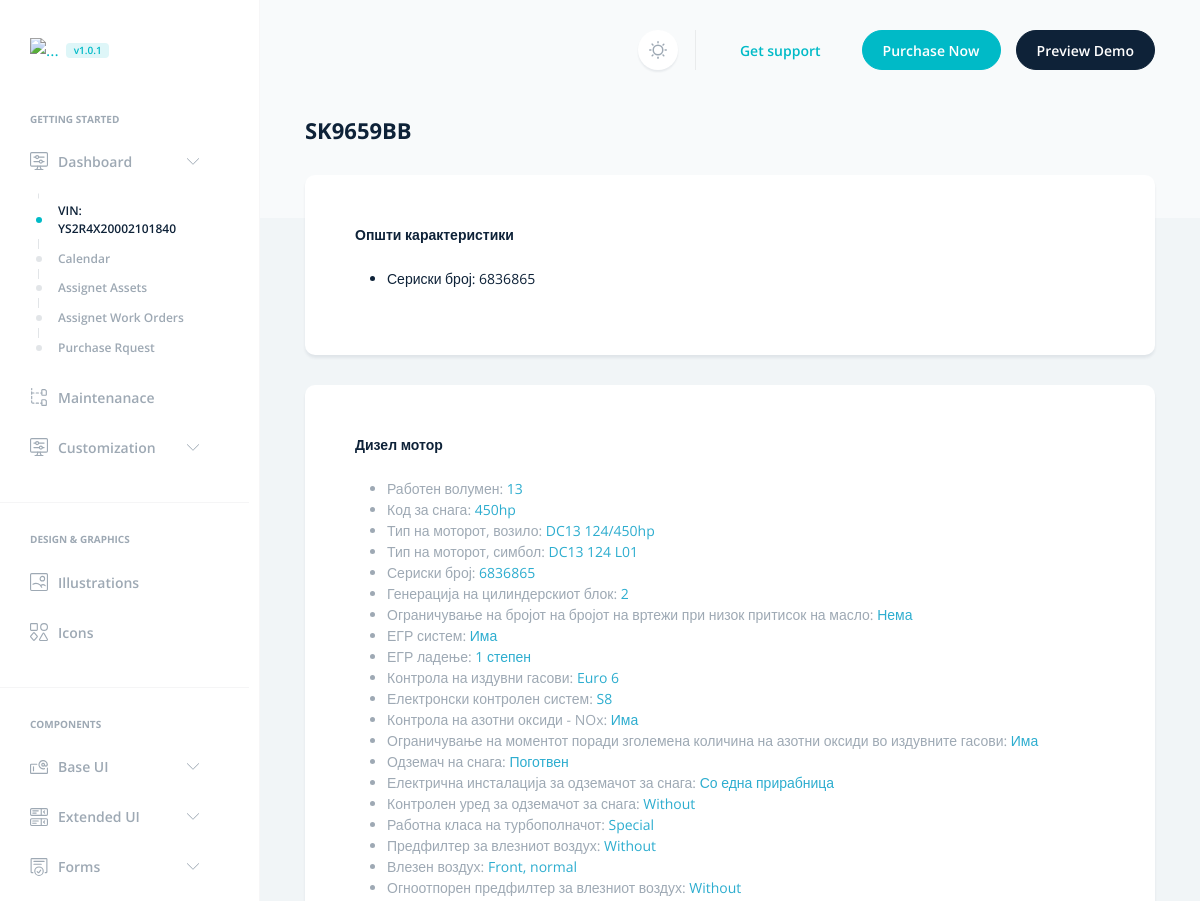
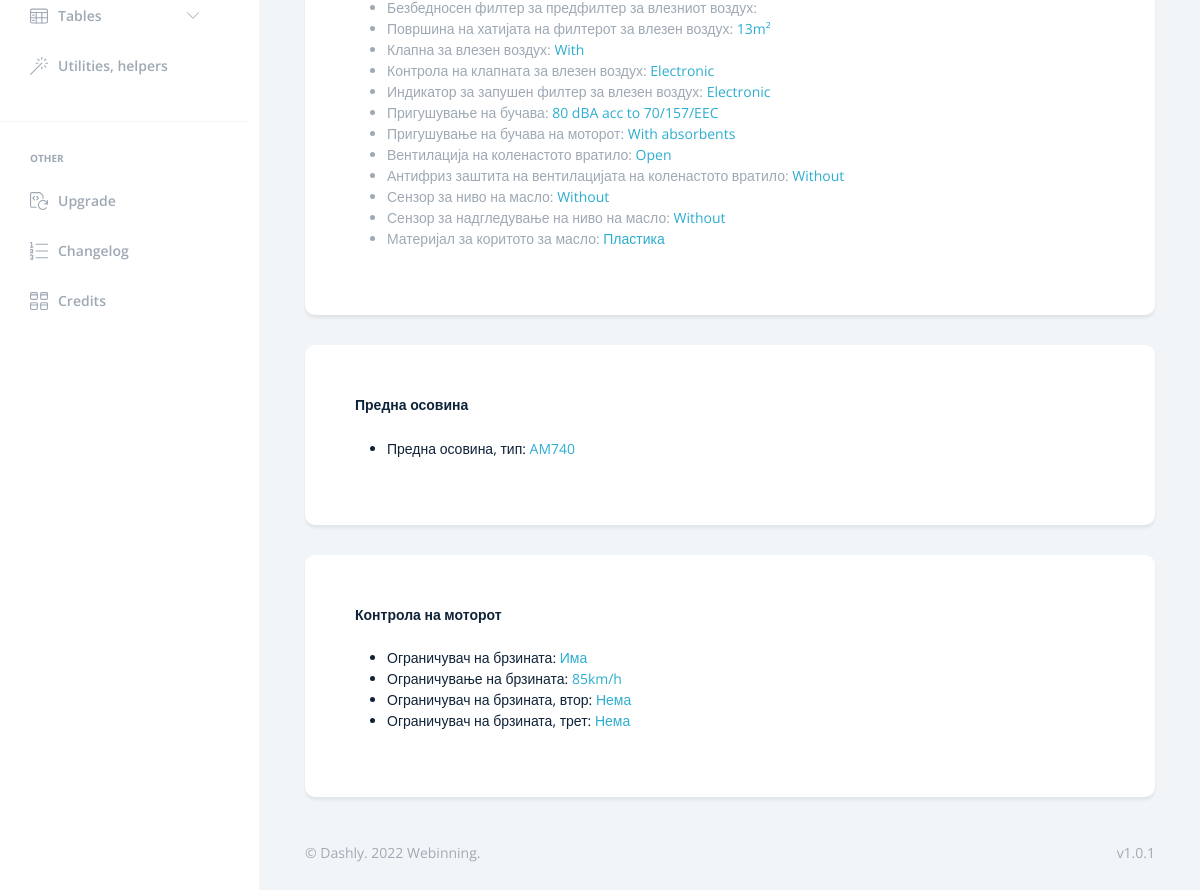
The page /maint/3/ on the database its author committed (2 pictures, top to bottom).
### maint/models.py (models this page shows, shortened)
class Vehicle(models.Model):
    vin = models.CharField ("Vehicle identification number (VIN)", max_length=17, unique=True)
    assembly_date = models.DateField(auto_now=False, auto_now_add=False)
    entry_into_service = models.DateField(auto_now=False, auto_now_add=False)

class LicencePlate(models.Model):
    code = models.ForeignKey(Vehicle, on_delete=models.CASCADE)
    code_text = models.CharField(max_length=8, unique=True)
    is_valid = models.BooleanField()
    validity = models.DateField(auto_now=False, auto_now_add=False)

class EngineInfo(models.Model):
    vehicle = models.ForeignKey(Vehicle, on_delete=models.CASCADE)
    engine_stroke_volume = models.CharField(max_length=2, default="13")
    power_code = models.CharField(max_length=5, default="410hp")
    engine_type_vehicle = models.CharField(max_length=14, default="DC13 115/410hp")
    engine_type_symbol = models.CharField(max_length=12, default="DC13 115 L01")
    engine_serial_no = models.CharField(max_length=7)
    cylinder_block_generation = models.CharField(max_length=1, default="2")
    engine_speed_limit_with_low_oil_presure = models.CharField(max_length=14, default='Without')
    egr_system = models.CharField(max_length=14, default='Without')
    egr_cooling = models.CharField(max_length=14, default='Not valid')
    emmission_level = models.CharField(max_length=14, default='Euro 6')
    engine_management_system = models.CharField(max_length=2, default='S8')
    nox_control = models.CharField(max_length=14, default='With')
    torque_reduction_nox_control = models.CharField(max_length=14, default='With')
    power_take_of_ED = models.CharField(max_length=24, default='Prepared')
    power_take_of_ED_electical_preparation = models.CharField(max_length=24, default='Without')
    power_take_of_ED_control = models.CharField(max_length=14, default='Without')
    turbocharger_duty_class = models.CharField(max_length=14, default='Специјална')
    precleaner_air_intake = models.CharField(max_length=14, default='Without')
    air_intake = models.CharField(max_length=18, default='Front, normal')
    air_cleaner_engine_fire_resistant = models.CharField(max_length=14, default='Without')
    air_cleaner_safety_filter = models.CharField(max_length=14, default='Without')
    air_cleaner_engine_paper_area = models.CharField(max_length=14, default='13m²')
    air_intake_throttle_engine = models.CharField(max_length=14, default='With')
    air_intake_throttle_control = models.CharField(max_length=14, default='Electronic')
    air_filter_clogged_indicator = models.CharField(max_length=14, default='Electronic')
    noise_dampering = models.CharField(max_length=64, default='80 dBA acc to 70/157/EEC')
    noise_encapsulation_engine = models.CharField(max_length=18, default='With absorbents')
    crankcase_ventilation_type = models.CharField(max_length=14, default='Open')
    crankcase_ventilation_antitreeze = models.CharField(max_length=14, default='Without')
    oil_level_sensor_engine = models.CharField(max_length=14, default='Without')
    oil_level_sensor_monitoring = models.CharField(max_length=14, default='Without')
    oil_sump_material = models.CharField(max_length=14, default='Пластика')

class FrontAxle(models.Model):
    vehicle = models.ForeignKey(Vehicle, on_delete=models.CASCADE)
    front_axle_type = models.CharField(max_length=12, default="AM740")

class EngineControl(models.Model):
    vehicle = models.ForeignKey(Vehicle, on_delete=models.CASCADE)
    speed_limiter = models.CharField(max_length=12, default="Има")
    speed_limitаtion = models.CharField(max_length=12, default="85km/h")
    speed_limit_second = models.CharField(max_length=12, default="Нема")
    speed_limit_third = models.CharField(max_length=12, default="Нема")

### maint/views.py (the view)
# urls.py: path('<int:vehicle_id>/', views.detail, name='detail'),
def detail(request, vehicle_id):
    vehicle = get_object_or_404(Vehicle, pk=vehicle_id)
    return render(request, 'maint/detail.html', {'vehicle': vehicle})

### templates/maint/detail.html (shortened to what this page needs)
{% extends 'maint/base.html' %}
{% load static %}
{% block navar %}
<li class="nav-item">
    <span class="h6 text-secondary ps-4 ps-lg-6 mb-3 d-block text-uppercase">Getting started</span>
</li>
<li class="nav-item dropdown">
    <a class="nav-link" href="#customization" data-bs-toggle="collapse" role="button" aria-expanded="false"
        aria-controls="customization">
        <span>Dashboard</span>
    </a>
    <div class="collapse show" id="customization">
        <ul class="nav flex-column">
            <li class="nav-item">
                <a href="{% url 'maint:index' %}" class="nav-link active">VIN: {{ vehicle.vin }}</a>
            </li>
            <li class="nav-item">
                <a href="../docs/sass.html" class="nav-link">Calendar</a>
            </li>
            <li class="nav-item">
                <a href="../docs/javascript.html" class="nav-link">Assignet Assets</a>
            </li>
            <li class="nav-item">
                <a href="../docs/handlebars.html" class="nav-link">Assignet Work Orders</a>
            </li>
            <li class="nav-item">
                <a href="../docs/site-config.html" class="nav-link">Purchase Rquest</a>
            </li>
        </ul>
    </div>
</li>
<li class="nav-item">
    <a href="../docs/structure.html" class="nav-link">
        <span>Maintenanace</span>
    </a>
</li>
<li class="nav-item dropdown">
    <a class="nav-link" href="#customization" data-bs-toggle="collapse" role="button" aria-expanded="false"
        aria-controls="customization">
        <span>Customization</span>
    </a>
</li>
<li class="nav-item w-100">
    <hr>
</li>
<li class="nav-item">
    <span class="h6 text-secondary ps-4 ps-lg-6 mb-3 d-block text-uppercase">Design & Graphics</span>
</li>
<li class="nav-item">
    <a href="../docs/illustrations.html" class="nav-link">
        <span>Illustrations</span>
    </a>
</li>
<li class="nav-item">
    <a href="../docs/icons.html" class="nav-link">
        <span>Icons</span>
    </a>
</li>
<li class="nav-item w-100">
    <hr>
</li>
<li class="nav-item">
    <span class="h6 text-secondary ps-4 ps-lg-6 mb-3 d-block text-uppercase">Components</span>
</li>
<li class="nav-item dropdown">
    <a class="nav-link" href="#baseUI" data-bs-toggle="collapse" role="button" aria-expanded="false"
        aria-controls="baseUI">
        <span>Base UI</span>
    </a>
</li>
<li class="nav-item dropdown">
    <a class="nav-link" href="#extendedUI" data-bs-toggle="collapse" role="button" aria-expanded="false"
        aria-controls="extendedUI">
        <span>Extended UI</span>
    </a>
</li>
<li class="nav-item dropdown">
    <a class="nav-link" href="#forms" data-bs-toggle="collapse" role="button" aria-expanded="false"
        aria-controls="forms">
        <span>Forms</span>
    </a>
</li>
<li class="nav-item dropdown">
    <a class="nav-link" href="#tables" data-bs-toggle="collapse" role="button" aria-expanded="false"
        aria-controls="tables">
        <span>Tables</span>
    </a>
</li>
<li class="nav-item">
    <a href="../docs/utilities-helpers.html" class="nav-link">
        <span>Utilities, helpers</span>
    </a>
</li>
<li class="nav-item w-100">
    <hr>
</li>
<li class="nav-item">
    <span class="h6 text-secondary ps-4 ps-lg-6 mb-3 d-block text-uppercase">Other</span>
</li>
<li class="nav-item">
    <a href="../docs/upgrade.html" class="nav-link">
        <span>Upgrade</span>
    </a>
</li>
<li class="nav-item">
    <a href="../docs/changelog.html" class="nav-link">
        <span>Changelog</span>
    </a>
</li>
<li class="nav-item">
    <a href="{% url 'maint:credit' %}" class="nav-link">
        <span>Credits</span>
    </a>
</li>
{% endblock %}
{% block body%}
<h1 class="h2">
    {% for lp in vehicle.licenceplate_set.all %}
        {% if lp.is_valid %}
            <p>{{ lp.code_text }}</p>
        {% else %}
            <p>No valid Licence Plate.</p>
        {% endif %}
    {% endfor %}
</h1>
<div class="row">
    <div class="col">
        <div class="card border-0 p-md-6">
            <div class="card-body">
                <div class="row">
                    <div class="col">
                        <h4>Општи карактеристики</h4>
                        <ul>
                        {% for engine in vehicle.engineinfo_set.all %}
                            <li>Сериски број: {{ engine.engine_serial_no }}</li>
                        {% endfor %}
                        </ul>
                    </div>
                </div>
            </div>
        </div>
        <div class="card border-0 p-md-6">
            <div class="card-body">
                <div class="row">
                    <div class="col">
                        <h4>Дизел мотор</h4>
                        <ul class="text-secondary">
                        {% for engine in vehicle.engineinfo_set.all %}
                            <li>Работен волумен: <span class="text-info">{{ engine.engine_stroke_volume }}</span></li>
                            <li>Код за снага: <span class="text-info">{{ engine.power_code }}</span></li>
                            <li>Тип на моторот, возило: <span class="text-info">{{ engine.engine_type_vehicle }}</span></li>
                            <li>Тип на моторот, симбол: <span class="text-info">{{ engine.engine_type_symbol }}</span></li>
                            <li>Сериски број: <span class="text-info">{{ engine.engine_serial_no }}</span></li>
                            <li>Генерација на цилиндерскиот блок: <span class="text-info">{{ engine.cylinder_block_generation }}</span></li>
                            <li>Ограничување на бројот на бројот на вртежи при низок притисок на масло: <span class="text-info">{{ engine.engine_speed_limit_with_low_oil_presure }}</span></li>
                            <li>ЕГР систем: <span class="text-info">{{ engine.egr_system }}</span></li>
                            <li>ЕГР ладење: <span class="text-info">{{ engine.egr_cooling }}</span></li>
                            <li>Контрола на издувни гасови: <span class="text-info">{{ engine.emmission_level }}</span></li>
                            <li>Електронски контролен систем: <span class="text-info">{{ engine.engine_management_system }}</span></li>
                            <li>Контрола на азотни оксиди - NOx: <span class="text-info">{{ engine.nox_control }}</span></li>
                            <li>Ограничување на моментот поради зголемена количина на азотни оксиди во издувните гасови: <span class="text-info">{{ engine.torque_reduction_nox_control }}</span></li>
                            <li>Одземач на снага: <span class="text-info">{{ engine.power_take_of_ED }}</span></li>
                            <li>Електрична инсталација за одземачот за снага: <span class="text-info">{{ engine.power_take_of_ED_electical_preparation }}</span></li>
                            <li>Контролен уред за одземачот за снага: <span class="text-info">{{ engine.power_take_of_ED_control }}</span></li>
                            <li>Работна класа на турбополначот: <span class="text-info">{{ engine.turbocharger_duty_class }}</span></li>
                            <li>Предфилтер за влезниот воздух: <span class="text-info">{{ engine.precleaner_air_intake }}</span></li>
                            <li>Влезен воздух: <span class="text-info">{{ engine.air_intake }}</span></li>
                            <li>Огноотпорен предфилтер за влезниот воздух: <span class="text-info">{{ engine.air_cleaner_engine_fire_resistant }}</span></li>
                            <li>Безбедносен филтер за предфилтер за влезниот воздух: </li>
                            <li>Површина на хатијата на филтерот за влезен воздух: <span class="text-info">{{ engine.air_cleaner_engine_paper_area }}</span></li>
                            <li>Клапна за влезен воздух: <span class="text-info">{{ engine.air_intake_throttle_engine }}</span></li>
                            <li>Контрола на клапната за влезен воздух: <span class="text-info">{{ engine.air_intake_throttle_control }}</span></li>
                            <li>Индикатор за запушен филтер за влезен воздух: <span class="text-info">{{ engine.air_filter_clogged_indicator }}</span></li>
                            <li>Пригушување на бучава: <span class="text-info">{{ engine.noise_dampering }}</span></li>
                            <li>Пригушување на бучава на моторот: <span class="text-info">{{ engine.noise_encapsulation_engine }}</span></li>
                            <li>Вентилација на коленастото вратило: <span class="text-info">{{ engine.crankcase_ventilation_type }}</span></li>
                            <li>Антифриз заштита на вентилацијата на коленастото вратило: <span class="text-info">{{ engine.crankcase_ventilation_antitreeze }}</span></li>
                            <li>Сензор за ниво на масло: <span class="text-info">{{ engine.oil_level_sensor_engine }}</span></li>
                            <li>Сензор за надгледување на ниво на масло: <span class="text-info">{{ engine.oil_level_sensor_monitoring }}</span></li>
                            <li>Материјал за коритото за масло: <span class="text-info">{{ engine.oil_sump_material }}</span></li>
                        {% endfor %}
                        </ul>
                    </div>
                </div>
            </div>
        </div>
        <div class="card border-0 p-md-6">
            <div class="card-body">
                <div class="row">
                    <div class="col">
                        <h4>Предна осовина</h4>
                        <ul>
                        {% for front_axle in vehicle.frontaxle_set.all %}
                            <li>Предна осовина, тип: <span class="text-info">{{ front_axle.front_axle_type }}</span></li>
                        {% endfor %}
                        </ul>
                    </div>
                </div>
            </div>
        </div>
        <div class="card border-0 p-md-6">
            <div class="card-body">
                <div class="row">
                    <div class="col">
                        <h4>Контрола на моторот</h4>
                        <ul>
                        {% for engine in vehicle.enginecontrol_set.all %}
                            <li>Ограничувач на брзината: <span class="text-info">{{ engine.speed_limiter }}</span></li>
                            <li>Ограничување на брзината: <span class="text-info">{{ engine.speed_limitаtion }}</span></li>
                            <li>Ограничувач на брзината, втор: <span class="text-info">{{ engine.speed_limit_second }}</span></li>
                            <li>Ограничувач на брзината, трет: <span class="text-info">{{ engine.speed_limit_third }}</span></li>
                        {% endfor %}
                        </ul>
                    </div>
                </div>
            </div>
        </div>
    </div>
</div>
{% endblock %}

### rows shown on the page
Vehicle: vin "YS2R4X20002101840"
LicencePlate: code_text "SK9659BB"
EngineInfo: engine_serial_no "6836865", engine_stroke_volume "13", power_code "450hp", engine_type_vehicle "DC13 124/450hp", engine_type_symbol "DC13 124 L01", cylinder_block_generation "2", engine_speed_limit_with_low_oil_presure "Нема", egr_system "Има", egr_cooling "1 степен", emmission_level "Euro 6", engine_management_system "S8", nox_control "Има", torque_reduction_nox_control "Има", power_take_of_ED "Поготвен", power_take_of_ED_electical_preparation "Со една прирабница", power_take_of_ED_control "Without", turbocharger_duty_class "Special", precleaner_air_intake "Without", air_intake "Front, normal", air_cleaner_engine_fire_resistant "Without", air_cleaner_engine_paper_area "13m²", air_intake_throttle_engine "With", air_intake_throttle_control "Electronic", air_filter_clogged_indicator "Electronic", noise_dampering "80 dBA acc to 70/157/EEC", noise_encapsulation_engine "With absorbents", crankcase_ventilation_type "Open", crankcase_ventilation_antitreeze "Without", oil_level_sensor_engine "Without", oil_level_sensor_monitoring "Without", oil_sump_material "Пластика"
FrontAxle: front_axle_type "AM740"
EngineControl: speed_limiter "Има", speed_limitаtion "85km/h", speed_limit_second "Нема", speed_limit_third "Нема"
